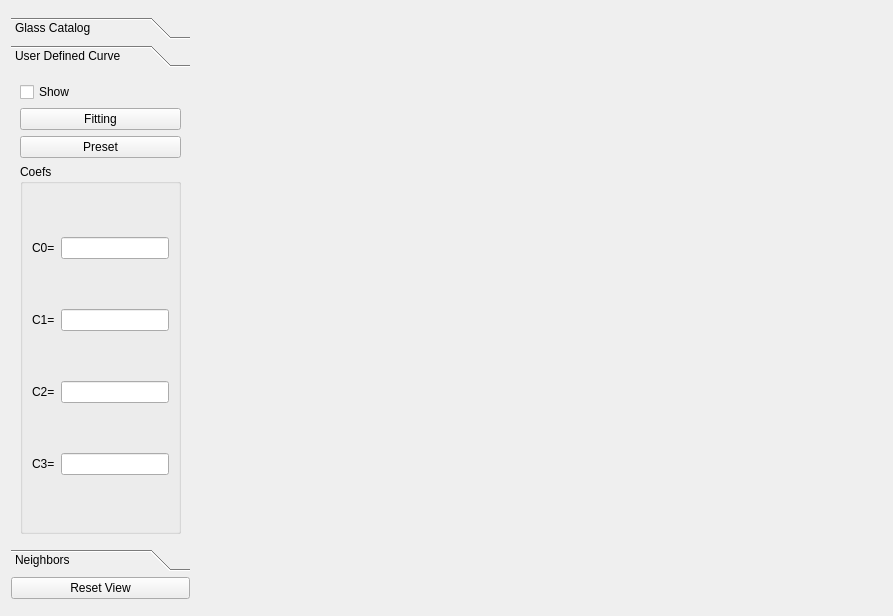
<?xml version="1.0" encoding="UTF-8"?>
<ui version="4.0">
 <class>GlassMapForm</class>
 <widget class="QWidget" name="GlassMapForm">
  <property name="geometry">
   <rect>
    <x>0</x>
    <y>0</y>
    <width>893</width>
    <height>616</height>
   </rect>
  </property>
  <property name="sizePolicy">
   <sizepolicy hsizetype="Preferred" vsizetype="Preferred">
    <horstretch>0</horstretch>
    <verstretch>0</verstretch>
   </sizepolicy>
  </property>
  <property name="minimumSize">
   <size>
    <width>400</width>
    <height>400</height>
   </size>
  </property>
  <property name="windowTitle">
   <string>Form</string>
  </property>
  <property name="locale">
   <locale language="English" country="UnitedStates"/>
  </property>
  <layout class="QGridLayout" name="gridLayout_2">
   <item row="0" column="1" rowspan="4">
    <widget class="QCustomPlot" name="widget" native="true"/>
   </item>
   <item row="2" column="0">
    <widget class="QPushButton" name="pushButton_resetView">
     <property name="sizePolicy">
      <sizepolicy hsizetype="Preferred" vsizetype="Fixed">
       <horstretch>0</horstretch>
       <verstretch>0</verstretch>
      </sizepolicy>
     </property>
     <property name="text">
      <string>Reset View</string>
     </property>
    </widget>
   </item>
   <item row="1" column="0">
    <widget class="QToolBox" name="toolBox">
     <property name="sizePolicy">
      <sizepolicy hsizetype="Fixed" vsizetype="Preferred">
       <horstretch>0</horstretch>
       <verstretch>0</verstretch>
      </sizepolicy>
     </property>
     <property name="currentIndex">
      <number>1</number>
     </property>
     <widget class="QWidget" name="page">
      <property name="geometry">
       <rect>
        <x>0</x>
        <y>0</y>
        <width>128</width>
        <height>440</height>
       </rect>
      </property>
      <attribute name="label">
       <string>Glass Catalog</string>
      </attribute>
      <layout class="QGridLayout" name="gridLayout">
       <item row="0" column="0">
        <widget class="QCheckBox" name="checkBox_Legend">
         <property name="text">
          <string>Legend</string>
         </property>
         <property name="checked">
          <bool>true</bool>
         </property>
        </widget>
       </item>
       <item row="1" column="0">
        <widget class="QScrollArea" name="scrollArea">
         <property name="sizePolicy">
          <sizepolicy hsizetype="Expanding" vsizetype="Expanding">
           <horstretch>0</horstretch>
           <verstretch>0</verstretch>
          </sizepolicy>
         </property>
         <property name="widgetResizable">
          <bool>true</bool>
         </property>
         <widget class="QWidget" name="scrollAreaWidgetContents">
          <property name="geometry">
           <rect>
            <x>0</x>
            <y>0</y>
            <width>102</width>
            <height>391</height>
           </rect>
          </property>
         </widget>
        </widget>
       </item>
      </layout>
     </widget>
     <widget class="QWidget" name="page_2">
      <property name="geometry">
       <rect>
        <x>0</x>
        <y>0</y>
        <width>215</width>
        <height>440</height>
       </rect>
      </property>
      <attribute name="label">
       <string>User Defined Curve</string>
      </attribute>
      <layout class="QVBoxLayout" name="verticalLayout">
       <item>
        <widget class="QCheckBox" name="checkBox_Curve">
         <property name="sizePolicy">
          <sizepolicy hsizetype="Fixed" vsizetype="Fixed">
           <horstretch>0</horstretch>
           <verstretch>0</verstretch>
          </sizepolicy>
         </property>
         <property name="text">
          <string>Show</string>
         </property>
        </widget>
       </item>
       <item>
        <widget class="QPushButton" name="pushButton_Fitting">
         <property name="sizePolicy">
          <sizepolicy hsizetype="Minimum" vsizetype="Fixed">
           <horstretch>0</horstretch>
           <verstretch>0</verstretch>
          </sizepolicy>
         </property>
         <property name="text">
          <string>Fitting</string>
         </property>
        </widget>
       </item>
       <item>
        <widget class="QPushButton" name="pushButton_Preset">
         <property name="text">
          <string>Preset</string>
         </property>
        </widget>
       </item>
       <item>
        <widget class="QGroupBox" name="groupBox">
         <property name="sizePolicy">
          <sizepolicy hsizetype="Minimum" vsizetype="Preferred">
           <horstretch>0</horstretch>
           <verstretch>0</verstretch>
          </sizepolicy>
         </property>
         <property name="title">
          <string>Coefs</string>
         </property>
         <layout class="QGridLayout" name="gridLayout_4">
          <item row="2" column="0">
           <widget class="QLabel" name="label_C2">
            <property name="sizePolicy">
             <sizepolicy hsizetype="Fixed" vsizetype="Preferred">
              <horstretch>0</horstretch>
              <verstretch>0</verstretch>
             </sizepolicy>
            </property>
            <property name="text">
             <string>C2=</string>
            </property>
           </widget>
          </item>
          <item row="3" column="1">
           <widget class="QLineEdit" name="lineEdit_C3">
            <property name="sizePolicy">
             <sizepolicy hsizetype="Preferred" vsizetype="Fixed">
              <horstretch>0</horstretch>
              <verstretch>0</verstretch>
             </sizepolicy>
            </property>
           </widget>
          </item>
          <item row="3" column="0">
           <widget class="QLabel" name="label_C3">
            <property name="sizePolicy">
             <sizepolicy hsizetype="Fixed" vsizetype="Preferred">
              <horstretch>0</horstretch>
              <verstretch>0</verstretch>
             </sizepolicy>
            </property>
            <property name="text">
             <string>C3=</string>
            </property>
           </widget>
          </item>
          <item row="1" column="1">
           <widget class="QLineEdit" name="lineEdit_C1">
            <property name="sizePolicy">
             <sizepolicy hsizetype="Preferred" vsizetype="Fixed">
              <horstretch>0</horstretch>
              <verstretch>0</verstretch>
             </sizepolicy>
            </property>
           </widget>
          </item>
          <item row="2" column="1">
           <widget class="QLineEdit" name="lineEdit_C2">
            <property name="sizePolicy">
             <sizepolicy hsizetype="Maximum" vsizetype="Fixed">
              <horstretch>0</horstretch>
              <verstretch>0</verstretch>
             </sizepolicy>
            </property>
           </widget>
          </item>
          <item row="1" column="0">
           <widget class="QLabel" name="label_C1">
            <property name="sizePolicy">
             <sizepolicy hsizetype="Fixed" vsizetype="Preferred">
              <horstretch>0</horstretch>
              <verstretch>0</verstretch>
             </sizepolicy>
            </property>
            <property name="text">
             <string>C1=</string>
            </property>
           </widget>
          </item>
          <item row="0" column="1">
           <widget class="QLineEdit" name="lineEdit_C0">
            <property name="sizePolicy">
             <sizepolicy hsizetype="Preferred" vsizetype="Fixed">
              <horstretch>0</horstretch>
              <verstretch>0</verstretch>
             </sizepolicy>
            </property>
           </widget>
          </item>
          <item row="0" column="0">
           <widget class="QLabel" name="label_C0">
            <property name="sizePolicy">
             <sizepolicy hsizetype="Fixed" vsizetype="Preferred">
              <horstretch>0</horstretch>
              <verstretch>0</verstretch>
             </sizepolicy>
            </property>
            <property name="text">
             <string>C0=</string>
            </property>
           </widget>
          </item>
         </layout>
        </widget>
       </item>
      </layout>
     </widget>
     <widget class="QWidget" name="page_3">
      <property name="geometry">
       <rect>
        <x>0</x>
        <y>0</y>
        <width>157</width>
        <height>440</height>
       </rect>
      </property>
      <attribute name="label">
       <string>Neighbors</string>
      </attribute>
      <layout class="QVBoxLayout" name="verticalLayout_2">
       <item>
        <widget class="QPushButton" name="pushButton_showDatasheet">
         <property name="text">
          <string>Show Datasheet </string>
         </property>
        </widget>
       </item>
       <item>
        <widget class="QListWidget" name="listWidget_Neighbors">
         <property name="sizePolicy">
          <sizepolicy hsizetype="Ignored" vsizetype="Expanding">
           <horstretch>0</horstretch>
           <verstretch>0</verstretch>
          </sizepolicy>
         </property>
        </widget>
       </item>
      </layout>
     </widget>
    </widget>
   </item>
  </layout>
 </widget>
 <customwidgets>
  <customwidget>
   <class>QCustomPlot</class>
   <extends>QWidget</extends>
   <header>qcustomplot.h</header>
   <container>1</container>
  </customwidget>
 </customwidgets>
 <resources/>
 <connections/>
</ui>
